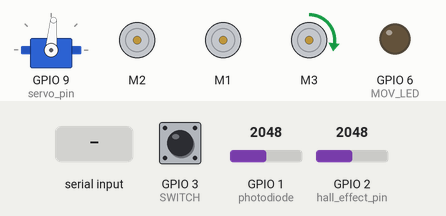
A sketch run on a simulated ESP32-S3. Parts: servo, 3 × DC motor (green arrow = forward, orange = backward, longer = faster), output pins drawn as LEDs (lit = HIGH). The test bench sets the inputs (shaded band); at power-on: GPIO 1 (photodiode) = 2048, GPIO 2 (hall_effect_pin) = 2048, GPIO 3 (SWITCH) LOW. What the sketch prints to the serial monitor is not drawn.

Above: at 3.6 s.
3.7 s: GPIO 1 (photodiode) set to 2101
At 4.3 s:
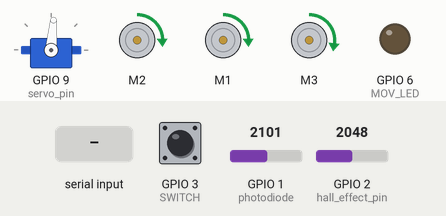
At 6.0 s:
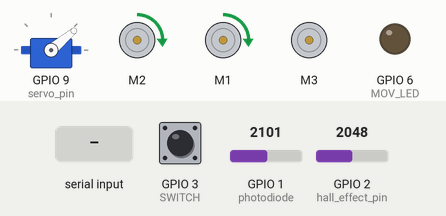
6.7 s: "R,45\n" received over Serial
At 10.7 s:
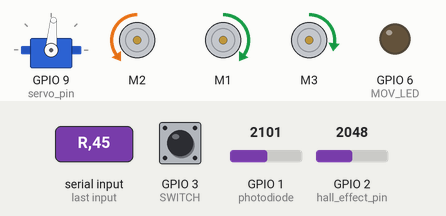
Timing chart, 0 to 48.7 s (numbered marks = the images above; inputs shaded):
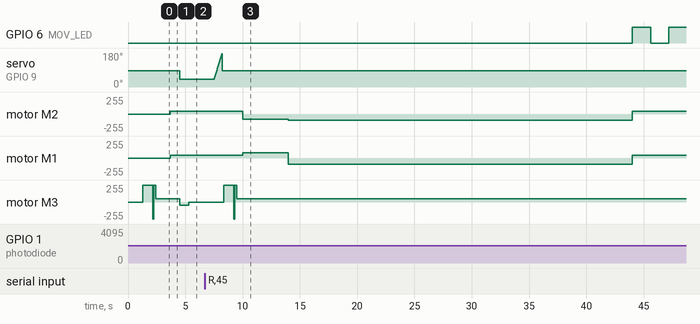

Measured:
- the behaviour switches between 2057 and 2058 on GPIO 1 (photodiode) (found by bisection; images 0 and 1)
- after the input at 3.7 s, servo on GPIO 9 (servo_pin): 85° → 40° after 0.80 s; motor M2, motor M1: stopped → forward 40/255 at once; motor M3: forward 50/255 → backward 50/255 after 0.80 s, → stopped 0.80 s later
- after the input at 6.7 s, servo on GPIO 9 (servo_pin): goes on until 8.2 s, then stays 85°; motor M2: forward 40/255 → backward 80/255 after 3.3 s, → backward 90/255 4.0 s later, → forward 40/255 30.0 s later

The sketch:

main.ino
```cpp
#include <Ticker.h>
#include <Wire.h>
#include <Servo.h>
#include <Adafruit_MotorShield.h>
#include "utility/Adafruit_MS_PWMServoDriver.h"

// Create the motor shield object and set addresses.
Adafruit_MotorShield AFMS = Adafruit_MotorShield();
Adafruit_DCMotor *Motor_R = AFMS.getMotor(1);
Adafruit_DCMotor *Motor_L = AFMS.getMotor(2);
Adafruit_DCMotor *Motor_Tip = AFMS.getMotor(3);
int spd = 0;

//define switch and LED pins
int SWITCH = 3;
bool tipped_already = false;
int MOV_LED = 6;
int STATE = LOW;

void led_blinky(){
  STATE = digitalRead(MOV_LED);
  STATE = !STATE;
  digitalWrite(MOV_LED, STATE);
}

Ticker movement_LED(led_blinky, 1000);

//Create Servo Object
Servo myservo;
int servo_pin = 9;

//define analog beam break input
int photodiode=A0;
bool block_in_working_area = false;
int beam_threshold = 390;
int block_counter = 23;

//define hall effect pin
int hall_effect_pin=A1;
bool is_magnetic=false;
int mag_threshold = 660;

//Serial Communications Protocol
char delimiter = ',';
char end_delimiter = '.';

//Print new serial data
void decoder(String cmd) {
  //turn anroud on spot and reverse
  if (cmd.charAt(0) == 'R') {
    block_counter = 0;
    Motor_L->setSpeed(80);
    Motor_R->setSpeed(80);
    Motor_L->run(BACKWARD);
    Motor_R->run(FORWARD);
    delay(4000);
    pre_saturation();
    delay(30000);
    Serial.println("TC");
  }

  //usual protocol
  else if (cmd.charAt(0) == 'M') {
    if (cmd.charAt(1) == 'T') {
      int duration = cmd.substring(3,7).toInt();
      if (cmd.charAt(2) == 'L') {
        Motor_L->setSpeed(80);
        Motor_R->setSpeed(80);
        Motor_L->run(BACKWARD);
        Motor_R->run(FORWARD);
      } else if (cmd.charAt(2) == 'R') {
        Motor_L->setSpeed(80);
        Motor_R->setSpeed(80);
        Motor_L->run(FORWARD);
        Motor_R->run(BACKWARD);
      }
      delay(duration);
      Serial.println("TC");
      slow_movement();
    }

    else {
        spd = cmd.substring(3,6).toInt(); //slice bits 3-6 from serial (speed)

      //set motor speeds using commands received from serial
      if (cmd.charAt(1) == 'L') {
        Motor_L->setSpeed(spd);

        //check direction
        if (cmd.charAt(2) == 'F') {
          Motor_L->run(FORWARD);
        } else if (cmd.charAt(2) == 'R') {
          Motor_L->run(BACKWARD);
        }
      } else if (cmd.charAt(1) == 'R' ){
        Motor_R->setSpeed(spd);

        //check direction
        if (cmd.charAt(2) == 'F') {
          Motor_R->run(FORWARD);
        } else if (cmd.charAt(2) == 'R') {
          Motor_R->run(BACKWARD);
        }
      }
    }
  }
}


//define slow movement forwards
void slow_movement() {
  spd = 40;
  Motor_L->setSpeed(40);
  Motor_R->setSpeed(40);
  Motor_L->run(FORWARD);
  Motor_R->run(FORWARD);
}

//define reverse
void pre_saturation() {
    Motor_L->setSpeed(90);
    Motor_R->setSpeed(90);
    Motor_L->run(BACKWARD);
    Motor_R->run(BACKWARD);
}

//define motor stop
void stop_motors() {
  spd = 0;
  Motor_L->setSpeed(0);
  Motor_R->setSpeed(0);
  Motor_L->run(FORWARD);
  Motor_R->run(FORWARD);
}

//Beam Break Testing Subroutine
void beam_break() {
//  int val = analogRead(photodiode);
  int count = 0;
  while (analogRead(photodiode) >= beam_threshold) {                                   //set threshold
    count++;
    if (count>5) {
      block_in_working_area = true;
      break;
    }
  }

//       Serial.println("There is a block in the way!");
//       block_in_working_area = true;
//  }
//  else {
//        block_in_working_area=false;
//  }
}

//Hall Effect Testing Subroutine
bool hall_effect() {
  int magnetic = analogRead(hall_effect_pin);
    if (magnetic <= mag_threshold) {                          //set threshold
      return true;
    } else {
      return false;
    }
}

//Accept and reject mechanism
void servo_accept(){
  slow_movement();
  myservo.write(40);
  //Serial.print("ACCEPT");
  delay(1700);

  // sweep out
  for (int pos = 40; pos<=180; pos+=1){
    myservo.write(pos);              // tell servo to go to position in variable 'pos'
    delay(5);
  }

  //reset servo
  myservo.write(85);
}

void servo_reject() {
  //reset servo
  myservo.write(85);
  slow_movement();
  //Serial.print("REJECT");
  delay(3000);
}

//tipper mechanism
void tip() {
  Motor_Tip->setSpeed(255);
  Motor_Tip->run(FORWARD);
  delay(2000); //Raise for set amount of time
  Motor_Tip->setSpeed(50); //Hold Motor Steady
  delay(2000);
  Motor_Tip->run(BACKWARD);
  Motor_Tip->setSpeed(200);
  delay(500);
  Motor_Tip->run(RELEASE);
}

void tipper_liftoff() {
  Motor_Tip->setSpeed(255);
  Motor_Tip->run(FORWARD);
  delay(850);
  Motor_Tip->run(BACKWARD);
  delay(30);
  Motor_Tip->run(FORWARD);
  delay(30);
  Motor_Tip->run(BACKWARD);
  delay(30);
  Motor_Tip->run(FORWARD);
  delay(200);
  Motor_Tip->setSpeed(50);
}

void tipper_landing() {
  Motor_Tip->run(BACKWARD);
  delay(800);
  Motor_Tip->run(RELEASE);
  delay(500);
}

//Setup and Loop
void setup() {
  //initialise pin inputs
  pinMode(photodiode,INPUT);
  pinMode(MOV_LED,OUTPUT);
  pinMode(SWITCH, INPUT);

  //auto-calibration
  beam_threshold = analogRead(photodiode)+10;
  mag_threshold = analogRead(hall_effect_pin)-20;

  //initialise servo object and set to neutral
  myservo.attach(servo_pin);
  myservo.write(85);

  //Initialise Motors
  AFMS.begin();
  stop_motors();
  tipper_landing();
  tipper_liftoff();
  Serial.begin(9600);                           //initialise serial
  Serial.println(beam_threshold);
  Serial.setTimeout(500);
  Serial.write("READY");

  movement_LED.start(); //it will start the ticker
}

void loop() {
  if (Serial.available() > 0) {
    //set new motor speed
    String rc = Serial.readStringUntil(end_delimiter);
    int delimiterIdx = rc.indexOf(delimiter);
    while (delimiterIdx > 0) {
      String cmd = rc.substring(0,delimiterIdx);
      decoder(cmd);
      rc.remove(0, delimiterIdx+1);
      delimiterIdx = rc.indexOf(delimiter);
    }
    Serial.println('A');
  }

  //test beam break and hall effect
  beam_break();
  //Serial.println(analogRead(photodiode));

  //if moving, set LED high
  if(spd != 0){
      movement_LED.update(); //resume the ticker.
  }
  if(spd == 0){
      digitalWrite(MOV_LED, LOW);
  }

  //test block in working area
  if (block_in_working_area == true) {
    slow_movement();
    for (int i=0; i<=720; i++){
      bool check = hall_effect();
      if(check==true){
        is_magnetic = true;
        break;
      }
      delay(1);
    }

    if(is_magnetic==false && block_counter > 0) {
      myservo.write(40);
      tipper_landing();
      servo_accept();
      delay(150);
      tipper_liftoff();   //accept block, send serial
      block_counter -= 1;
    }

    else if (is_magnetic == true) {
      servo_reject();     //reject block, send serial
      block_counter -= 1;
    }

    //reset
    is_magnetic = false;
    block_in_working_area = false;
    slow_movement();
  }

  if (digitalRead(SWITCH) == HIGH && tipped_already == false) {
    tip();
    tipped_already = true;
    tipper_liftoff();
    slow_movement();
    delay(5000);
    Serial.println("TIP");
  }
}
```
